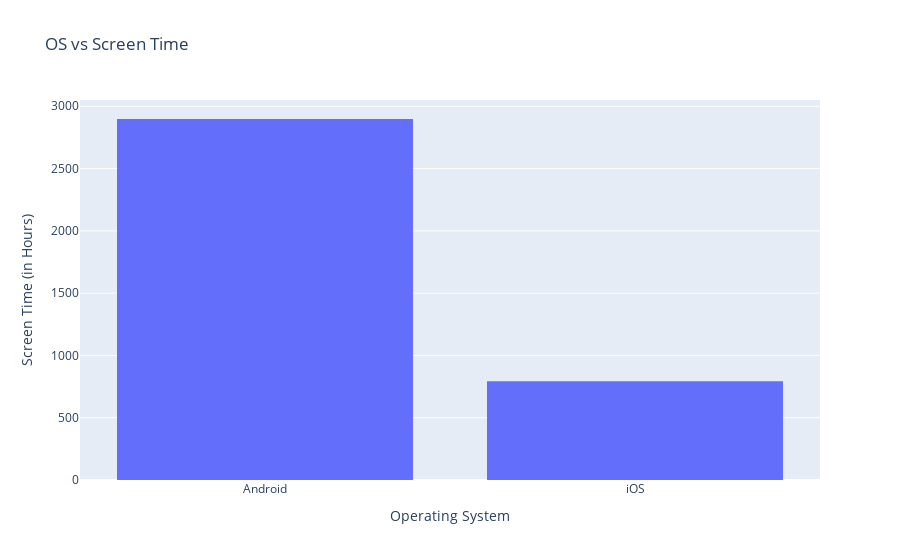

The notebook cell this image was saved under:
### Code cell
import plotly.express as px

fig = px.histogram(
    d1, 
    y='Screen On Time (hours/day)', 
    x='Operating System', 
    title='OS vs Screen Time'
)

fig.update_layout(
    xaxis_title="Operating System",
    yaxis_title="Screen Time (in Hours)"
)

fig.show()

### Figure 1 — Plotly figure (JSON) as saved in the notebook; plotly's stock layout.template omitted (floating-point values rounded to 4 significant figures; data arrays with more than 128 entries replaced by an {"elided": "..."} marker saying what was removed)
{"data": [{"alignmentgroup": "True", "bingroup": "x", "histfunc": "sum", "hovertemplate": "Operating System=%{x}<br>sum of Screen On Time (hours/day)=%{y}<extra></extra>", "legendgroup": "", "marker": {"color": "#636efa", "pattern": {"shape": ""}}, "name": "", "offsetgroup": "", "orientation": "v", "showlegend": false, "type": "histogram", "x": {"elided": "700 str values"}, "xaxis": "x", "y": {"elided": "700 float values"}, "yaxis": "y"}], "layout": {"autosize": true, "barmode": "relative", "legend": {"tracegroupgap": 0}, "title": {"text": "OS vs Screen Time"}, "xaxis": {"anchor": "y", "autorange": true, "domain": [0, 1], "range": [-0.5, 1.5], "title": {"text": "Operating System"}, "type": "category"}, "yaxis": {"anchor": "x", "autorange": true, "domain": [0, 1], "range": [0, 3051.0], "title": {"text": "Screen Time (in Hours)"}, "type": "linear"}}}
